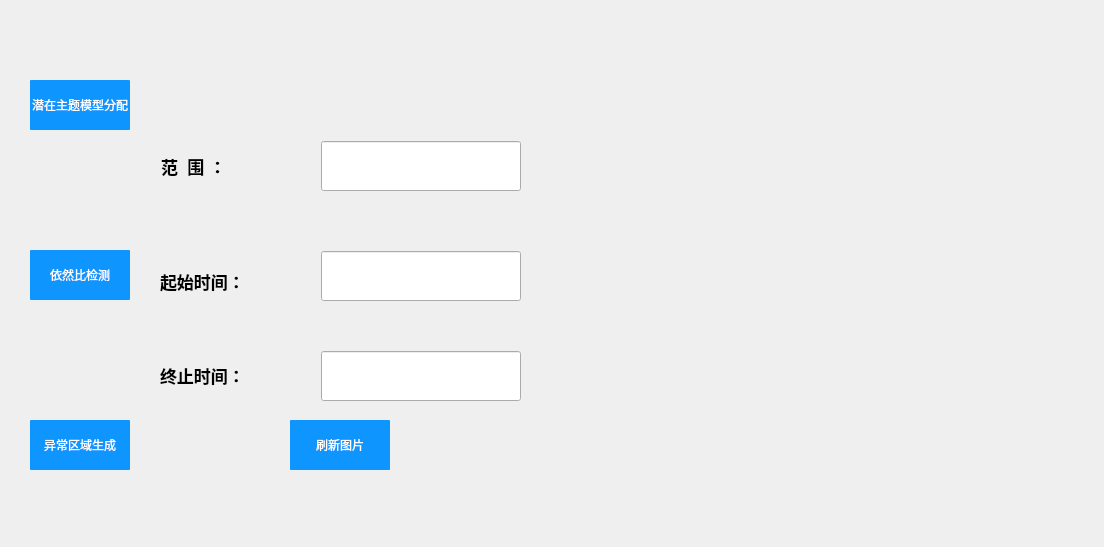
<?xml version="1.0" encoding="UTF-8"?>
<ui version="4.0">
 <class>detection</class>
 <widget class="QWidget" name="detection">
  <property name="geometry">
   <rect>
    <x>0</x>
    <y>0</y>
    <width>1104</width>
    <height>547</height>
   </rect>
  </property>
  <property name="windowTitle">
   <string>detection</string>
  </property>
  <widget class="QPushButton" name="select_m_button">
   <property name="geometry">
    <rect>
     <x>30</x>
     <y>80</y>
     <width>100</width>
     <height>50</height>
    </rect>
   </property>
   <property name="minimumSize">
    <size>
     <width>0</width>
     <height>50</height>
    </size>
   </property>
   <property name="styleSheet">
    <string notr="true"> QPushButton
{
    font-family:Microsoft Yahei;
    color:white;
    background-color:rgb(14 , 150 , 254);
    border-radius:1px;
}

QPushButton:hover
{
    background-color:rgb(44 , 137 , 255);
}

QPushButton:pressed
{
    background-color:rgb(14 , 135 , 228);
    padding-left:3px;
    padding-top:3px;
}</string>
   </property>
   <property name="text">
    <string>潜在主题模型分配</string>
   </property>
  </widget>
  <widget class="QPushButton" name="likelihood_button">
   <property name="geometry">
    <rect>
     <x>30</x>
     <y>250</y>
     <width>100</width>
     <height>50</height>
    </rect>
   </property>
   <property name="minimumSize">
    <size>
     <width>0</width>
     <height>50</height>
    </size>
   </property>
   <property name="styleSheet">
    <string notr="true"> QPushButton
{
    font-family:Microsoft Yahei;
    color:white;
    background-color:rgb(14 , 150 , 254);
    border-radius:1px;
}

QPushButton:hover
{
    background-color:rgb(44 , 137 , 255);
}

QPushButton:pressed
{
    background-color:rgb(14 , 135 , 228);
    padding-left:3px;
    padding-top:3px;
}</string>
   </property>
   <property name="text">
    <string>依然比检测</string>
   </property>
  </widget>
  <widget class="QPushButton" name="pushButton_region">
   <property name="geometry">
    <rect>
     <x>30</x>
     <y>420</y>
     <width>100</width>
     <height>50</height>
    </rect>
   </property>
   <property name="minimumSize">
    <size>
     <width>0</width>
     <height>50</height>
    </size>
   </property>
   <property name="styleSheet">
    <string notr="true"> QPushButton
{
    font-family:Microsoft Yahei;
    color:white;
    background-color:rgb(14 , 150 , 254);
    border-radius:1px;
}

QPushButton:hover
{
    background-color:rgb(44 , 137 , 255);
}

QPushButton:pressed
{
    background-color:rgb(14 , 135 , 228);
    padding-left:3px;
    padding-top:3px;
}</string>
   </property>
   <property name="text">
    <string>异常区域生成</string>
   </property>
  </widget>
  <widget class="QLineEdit" name="regionRange">
   <property name="geometry">
    <rect>
     <x>321</x>
     <y>141</y>
     <width>200</width>
     <height>50</height>
    </rect>
   </property>
   <property name="minimumSize">
    <size>
     <width>0</width>
     <height>50</height>
    </size>
   </property>
   <property name="maximumSize">
    <size>
     <width>200</width>
     <height>16777215</height>
    </size>
   </property>
   <property name="text">
    <string/>
   </property>
  </widget>
  <widget class="QLabel" name="label_2">
   <property name="geometry">
    <rect>
     <x>161</x>
     <y>141</y>
     <width>81</width>
     <height>51</height>
    </rect>
   </property>
   <property name="font">
    <font>
     <pointsize>13</pointsize>
     <weight>75</weight>
     <bold>true</bold>
    </font>
   </property>
   <property name="text">
    <string>范  围 ：</string>
   </property>
  </widget>
  <widget class="QLabel" name="label_3">
   <property name="geometry">
    <rect>
     <x>160</x>
     <y>261</y>
     <width>101</width>
     <height>41</height>
    </rect>
   </property>
   <property name="font">
    <font>
     <pointsize>13</pointsize>
     <weight>75</weight>
     <bold>true</bold>
    </font>
   </property>
   <property name="text">
    <string>起始时间：</string>
   </property>
  </widget>
  <widget class="QLineEdit" name="endTime">
   <property name="geometry">
    <rect>
     <x>321</x>
     <y>351</y>
     <width>200</width>
     <height>50</height>
    </rect>
   </property>
   <property name="minimumSize">
    <size>
     <width>0</width>
     <height>50</height>
    </size>
   </property>
   <property name="maximumSize">
    <size>
     <width>200</width>
     <height>16777215</height>
    </size>
   </property>
   <property name="text">
    <string/>
   </property>
  </widget>
  <widget class="QLineEdit" name="beginTime">
   <property name="geometry">
    <rect>
     <x>321</x>
     <y>251</y>
     <width>200</width>
     <height>50</height>
    </rect>
   </property>
   <property name="minimumSize">
    <size>
     <width>0</width>
     <height>50</height>
    </size>
   </property>
   <property name="maximumSize">
    <size>
     <width>200</width>
     <height>16777215</height>
    </size>
   </property>
   <property name="text">
    <string/>
   </property>
  </widget>
  <widget class="QLabel" name="label">
   <property name="geometry">
    <rect>
     <x>160</x>
     <y>360</y>
     <width>101</width>
     <height>31</height>
    </rect>
   </property>
   <property name="font">
    <font>
     <pointsize>13</pointsize>
     <weight>75</weight>
     <bold>true</bold>
    </font>
   </property>
   <property name="text">
    <string>终止时间：</string>
   </property>
  </widget>
  <widget class="QLabel" name="output">
   <property name="geometry">
    <rect>
     <x>170</x>
     <y>90</y>
     <width>800</width>
     <height>31</height>
    </rect>
   </property>
   <property name="minimumSize">
    <size>
     <width>800</width>
     <height>0</height>
    </size>
   </property>
   <property name="font">
    <font>
     <pointsize>20</pointsize>
     <weight>75</weight>
     <bold>true</bold>
    </font>
   </property>
   <property name="text">
    <string/>
   </property>
   <property name="alignment">
    <set>Qt::AlignLeading|Qt::AlignLeft|Qt::AlignVCenter</set>
   </property>
  </widget>
  <widget class="QPushButton" name="fresh_button">
   <property name="geometry">
    <rect>
     <x>290</x>
     <y>420</y>
     <width>100</width>
     <height>50</height>
    </rect>
   </property>
   <property name="minimumSize">
    <size>
     <width>0</width>
     <height>50</height>
    </size>
   </property>
   <property name="styleSheet">
    <string notr="true"> QPushButton
{
    font-family:Microsoft Yahei;
    color:white;
    background-color:rgb(14 , 150 , 254);
    border-radius:1px;
}

QPushButton:hover
{
    background-color:rgb(44 , 137 , 255);
}

QPushButton:pressed
{
    background-color:rgb(14 , 135 , 228);
    padding-left:3px;
    padding-top:3px;
}</string>
   </property>
   <property name="text">
    <string>刷新图片</string>
   </property>
  </widget>
  <widget class="QLabel" name="label_4">
   <property name="geometry">
    <rect>
     <x>570</x>
     <y>60</y>
     <width>450</width>
     <height>450</height>
    </rect>
   </property>
   <property name="maximumSize">
    <size>
     <width>500</width>
     <height>500</height>
    </size>
   </property>
   <property name="text">
    <string/>
   </property>
  </widget>
 </widget>
 <layoutdefault spacing="6" margin="11"/>
 <resources/>
 <connections/>
</ui>
